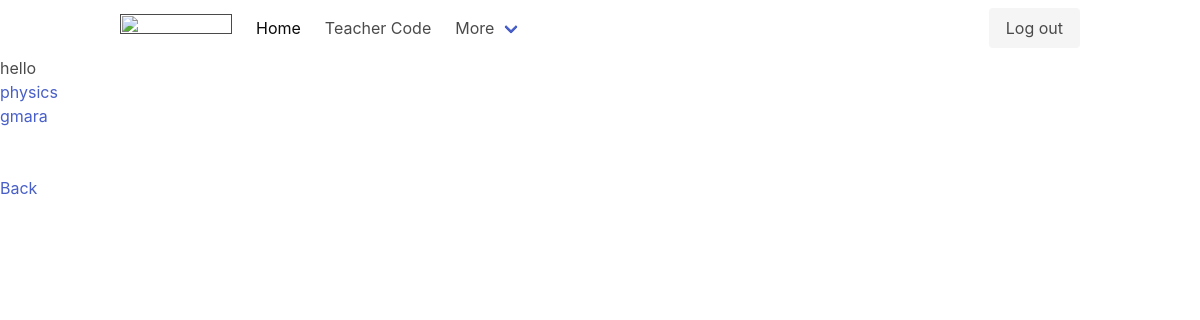
Before: /view_teacher/1/ (signed in) with the older database file.
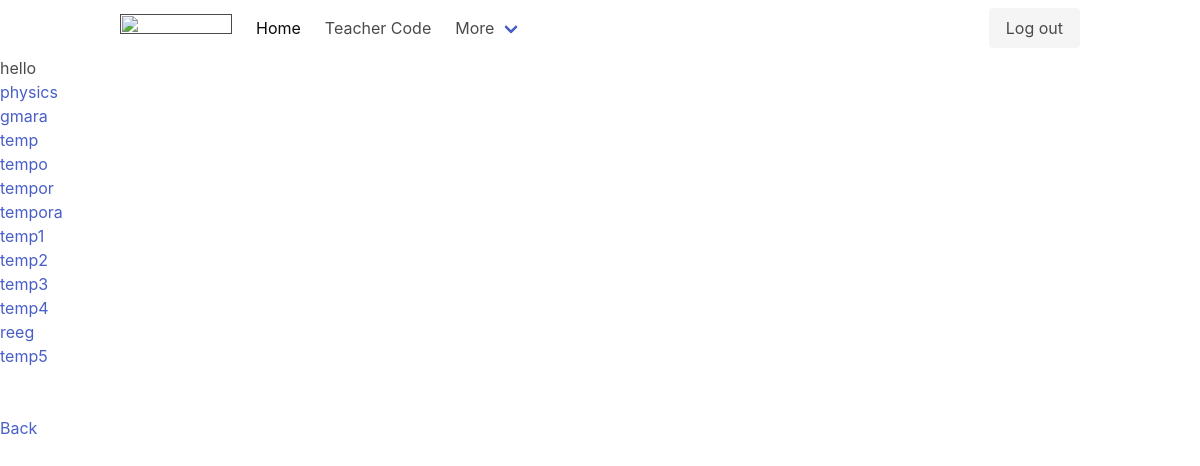
After: the same page with the newer database file.
### main/models.py (models this page shows, shortened)
class Class(models.Model):
    name = models.CharField(max_length=200)
    id = models.AutoField(primary_key=True)
    teacher = models.ForeignKey(Teacher, default=0, on_delete=models.SET_DEFAULT)
    student_list = models.CharField(max_length=1000, default='', blank=True)
    class Meta:
        verbose_name_plural = 'Classes'

### main/views.py (the view)
# urls.py: path('view_teacher/<int:teacher_id>/', views.view_teacher, name='view teacher'),
def view_teacher(request, teacher_id):
    if request.user.is_authenticated:
        teacher = Teacher.objects.filter(id=teacher_id)[0]
        classes = Class.objects.filter(teacher=teacher).all()
        return render(request=request, template_name='main/view_teacher.html',
                      context={'classes': classes, 'teacher': teacher})
    else:
        return redirect('main:login')

### main/templates/main/view_teacher.html (shortened to what this page needs)
<!DOCTYPE html>
<html lang="en">
<head>
    {% extends "main/header.html" %}
{% block content %}
<h1>hello {{request.user.name}}</h1>
{% for class in classes %}
<a href="/view_teacher_class_for_admin/{{teacher.id}}/{{class.id}}">{{class.name}}</a>
<br>
{% endfor %}
<br><br>
<a href="/">Back</a>
{% endblock %}

### main/templates/main/header.html (shortened to what this page needs)
<!DOCTYPE html>
<html lang="en">
<head>
    <link rel="stylesheet" href="https://cdn.jsdelivr.net/npm/bulma@0.8.0/css/bulma.min.css">
</head>
<body>
   <nav class="navbar">
         <div class="container">
  <div class="navbar-brand">
    <a class="navbar-item" href="">
      <img src="https://previews.123rf.com/images/jacekkita/jacekkita1808/jacekkita180800028/107095935-facial-recognition-system-face-as-id-biometric-logo.jpg" width="112" height="28">
    </a>
  </div>
  <div class="navbar-menu">
    <div class="navbar-start">
      <a href="/" class="navbar-item is-active">
        Home
      </a>
      <a class="navbar-item">
        Teacher Code
      </a>
      <div class="navbar-item has-dropdown is-hoverable">
        <a class="navbar-link">
          More
        </a>
      </div>
    </div>
    <div class="navbar-end">
      <div class="navbar-item">
        <div class="buttons">
            {% if request.user.is_authenticated %}
              <a href="/logout" class="button is-light">
              Log out
            </a>
            {% endif %}
        </div>
      </div>
    </div>
  </div>
</nav>
{% block content %}{% endblock %}
</body>
</html>

Changed rows visible on the page:
added Class: name "temp"
added Class: name "tempo"
added Class: name "tempor"
added Class: name "tempora"
added Class: name "temp1"
added Class: name "temp2"
added Class: name "temp3"
added Class: name "temp4"
added Class: name "reeg"
added Class: name "temp5"
